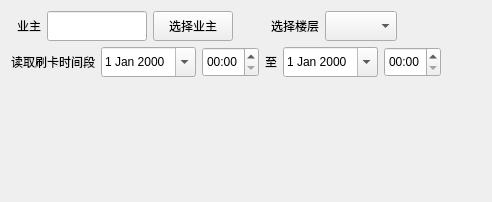
           <widget class="QWidget" name="page_maketoolcard_readcard">
            <layout class="QVBoxLayout" name="verticalLayout_42">
             <item>
              <layout class="QHBoxLayout" name="horizontalLayout_79">
               <item>
                <widget class="QLabel" name="label_124">
                 <property name="minimumSize">
                  <size>
                   <width>30</width>
                   <height>25</height>
                  </size>
                 </property>
                 <property name="maximumSize">
                  <size>
                   <width>30</width>
                   <height>16777215</height>
                  </size>
                 </property>
                 <property name="text">
                  <string>业主</string>
                 </property>
                 <property name="alignment">
                  <set>Qt::AlignRight|Qt::AlignTrailing|Qt::AlignVCenter</set>
                 </property>
                </widget>
               </item>
               <item>
                <widget class="QLineEdit" name="line_readcard_selectowner">
                 <property name="minimumSize">
                  <size>
                   <width>0</width>
                   <height>30</height>
                  </size>
                 </property>
                 <property name="maximumSize">
                  <size>
                   <width>100</width>
                   <height>16777215</height>
                  </size>
                 </property>
                </widget>
               </item>
               <item>
                <widget class="QPushButton" name="btn_readcard_selectowner">
                 <property name="minimumSize">
                  <size>
                   <width>0</width>
                   <height>30</height>
                  </size>
                 </property>
                 <property name="text">
                  <string>选择业主</string>
                 </property>
                </widget>
               </item>
               <item>
                <widget class="QLabel" name="label_125">
                 <property name="minimumSize">
                  <size>
                   <width>80</width>
                   <height>25</height>
                  </size>
                 </property>
                 <property name="text">
                  <string>选择楼层</string>
                 </property>
                 <property name="alignment">
                  <set>Qt::AlignRight|Qt::AlignTrailing|Qt::AlignVCenter</set>
                 </property>
                </widget>
               </item>
               <item>
                <widget class="QComboBox" name="combo_readcard_selectfloor">
                 <property name="sizePolicy">
                  <sizepolicy hsizetype="Fixed" vsizetype="Fixed">
                   <horstretch>0</horstretch>
                   <verstretch>0</verstretch>
                  </sizepolicy>
                 </property>
                 <property name="minimumSize">
                  <size>
                   <width>0</width>
                   <height>30</height>
                  </size>
                 </property>
                </widget>
               </item>
               <item>
                <spacer name="horizontalSpacer_40">
                 <property name="orientation">
                  <enum>Qt::Horizontal</enum>
                 </property>
                 <property name="sizeHint" stdset="0">
                  <size>
                   <width>40</width>
                   <height>20</height>
                  </size>
                 </property>
                </spacer>
               </item>
              </layout>
             </item>
             <item>
              <layout class="QHBoxLayout" name="horizontalLayout_80">
               <item>
                <widget class="QLabel" name="label_100">
                 <property name="text">
                  <string>读取刷卡时间段</string>
                 </property>
                </widget>
               </item>
               <item>
                <widget class="QDateEdit" name="dateEdit_readcard_start">
                 <property name="minimumSize">
                  <size>
                   <width>0</width>
                   <height>30</height>
                  </size>
                 </property>
                 <property name="calendarPopup">
                  <bool>true</bool>
                 </property>
                </widget>
               </item>
               <item>
                <widget class="QTimeEdit" name="timeEdit_readcard_start">
                 <property name="minimumSize">
                  <size>
                   <width>0</width>
                   <height>30</height>
                  </size>
                 </property>
                 <property name="minimumTime">
                  <time>
                   <hour>0</hour>
                   <minute>0</minute>
                   <second>0</second>
                  </time>
                 </property>
                 <property name="displayFormat">
                  <string>HH:mm</string>
                 </property>
                 <property name="calendarPopup">
                  <bool>false</bool>
                 </property>
                </widget>
               </item>
               <item>
                <widget class="QLabel" name="label_101">
                 <property name="maximumSize">
                  <size>
                   <width>30</width>
                   <height>16777215</height>
                  </size>
                 </property>
                 <property name="text">
                  <string>至</string>
                 </property>
                 <property name="alignment">
                  <set>Qt::AlignCenter</set>
                 </property>
                </widget>
               </item>
               <item>
                <widget class="QDateEdit" name="dateEdit_readcard_end">
                 <property name="minimumSize">
                  <size>
                   <width>0</width>
                   <height>30</height>
                  </size>
                 </property>
                 <property name="calendarPopup">
                  <bool>true</bool>
                 </property>
                </widget>
               </item>
               <item>
                <widget class="QTimeEdit" name="timeEdit_readcard_end">
                 <property name="minimumSize">
                  <size>
                   <width>0</width>
                   <height>30</height>
                  </size>
                 </property>
                 <property name="displayFormat">
                  <string>HH:mm</string>
                 </property>
                </widget>
               </item>
               <item>
                <spacer name="horizontalSpacer_41">
                 <property name="orientation">
                  <enum>Qt::Horizontal</enum>
                 </property>
                 <property name="sizeHint" stdset="0">
                  <size>
                   <width>40</width>
                   <height>20</height>
                  </size>
                 </property>
                </spacer>
               </item>
              </layout>
             </item>
             <item>
              <spacer name="verticalSpacer_11">
               <property name="orientation">
                <enum>Qt::Vertical</enum>
               </property>
               <property name="sizeHint" stdset="0">
                <size>
                 <width>20</width>
                 <height>114</height>
                </size>
               </property>
              </spacer>
             </item>
            </layout>
           </widget>
